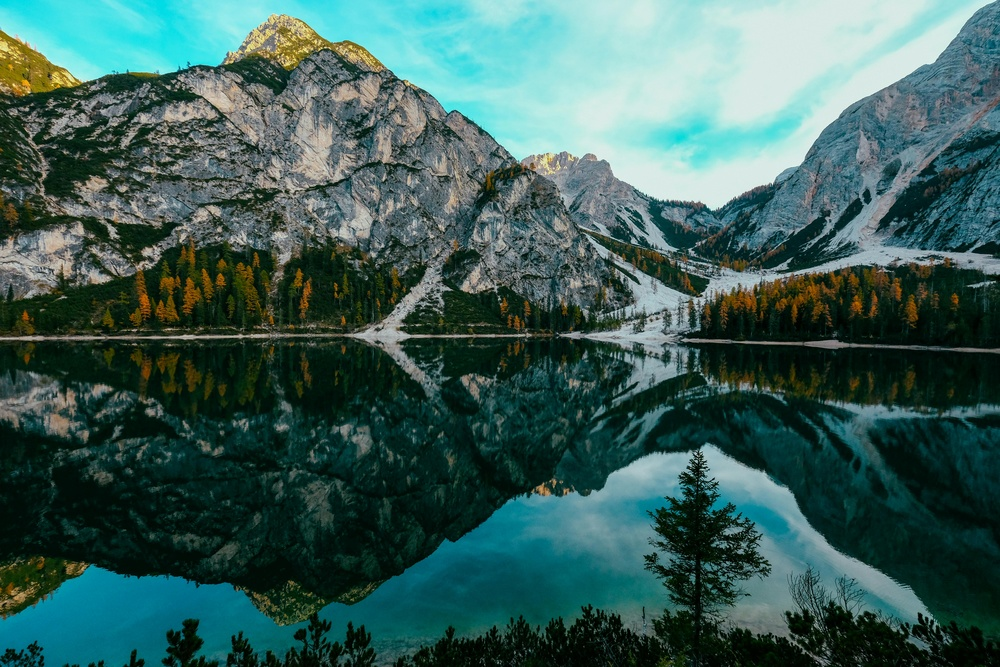
#> input picture assets/4k-photo.jpg, 1000 x 667 px, shrunk from 6000 x 4000 before the run
$ python -i closing.py   (imports and definitions only)
#> lines starting #> are read from the running program, lines starting #| are printed output that depends on the picture
#> further down, picture is the input picture: shape (667, 1000, 3); mean B, G, R 89.3, 94.6, 59.7
import cv2
import numpy as np

class ClosingMorphology:
    def __init__(self, image):
        self.image = image

    def process(self):
        _, binary_image = cv2.threshold(self.image, 127, 255, cv2.THRESH_BINARY)
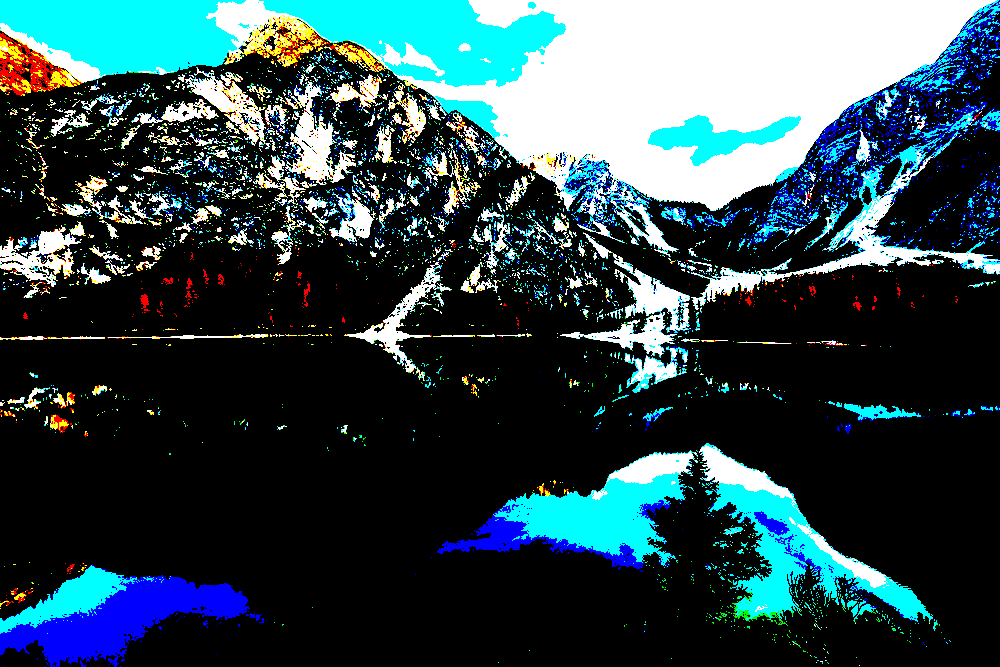
#> binary_image: shape (667, 1000, 3); mean B, G, R 77.8, 72.1, 47.5

        kernel = cv2.getStructuringElement(cv2.MORPH_ELLIPSE, (22, 22))

        closed_image = binary_image.copy()
        closed_image = cv2.dilate(closed_image, kernel)
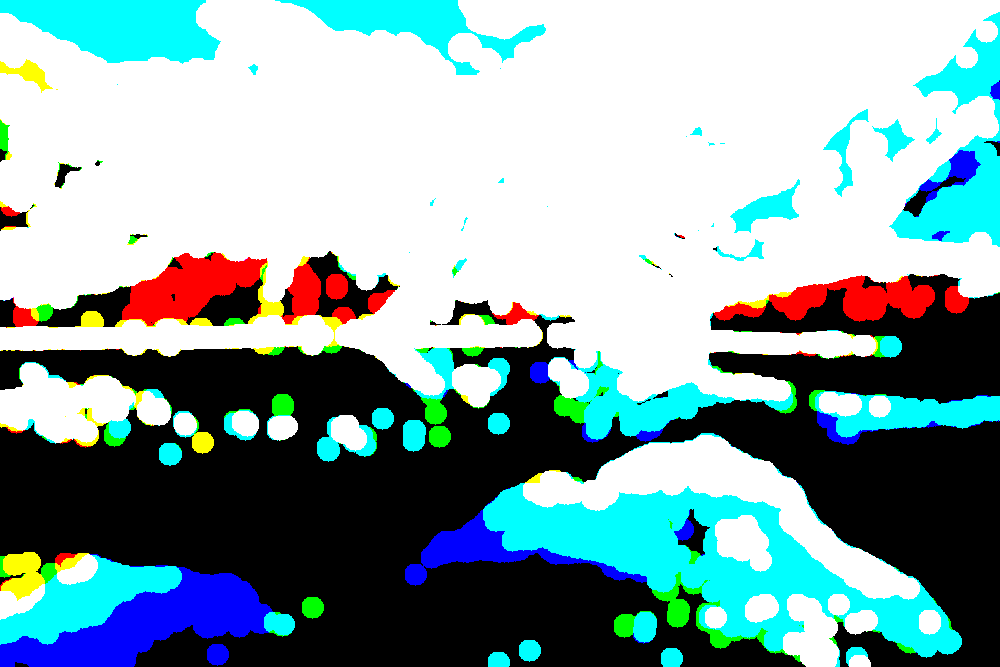
#> closed_image: shape (667, 1000, 3); mean B, G, R 165.7, 163.4, 134.4
        closed_image = cv2.erode(closed_image, kernel)
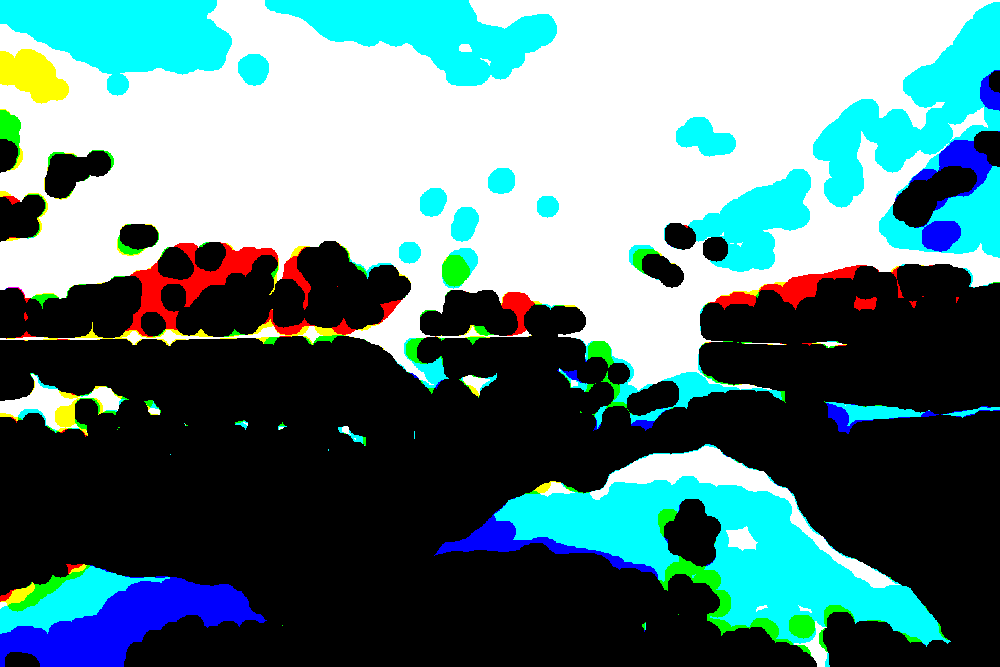
#> closed_image: shape (667, 1000, 3); mean B, G, R 128.2, 126.8, 90.7

        return closed_image

>>> import cv2
>>> picture = cv2.imread('../../assets/4k-photo.jpg')
>>> result = ClosingMorphology(picture).process()

$ run again, on assets/cat.png
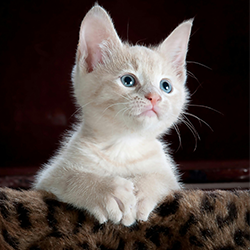
#> input picture assets/cat.png, 250 x 250 px
#> picture is the input picture: shape (250, 250, 3); mean B, G, R 66.7, 70.4, 80.9
#> in process, `_, binary_image = cv2.threshold(self.image, 127, 255, cv2.THRESH_BINARY)`:
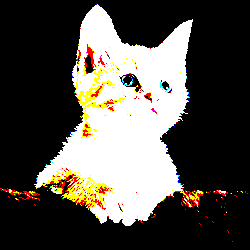
#> binary_image: shape (250, 250, 3); mean B, G, R 72.4, 79.1, 83.1
#> in process, `closed_image = cv2.erode(closed_image, kernel)`:
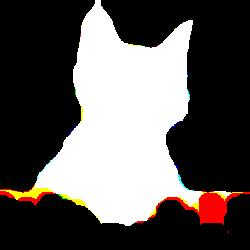
#> closed_image: shape (250, 250, 3); mean B, G, R 85.9, 88.2, 93
